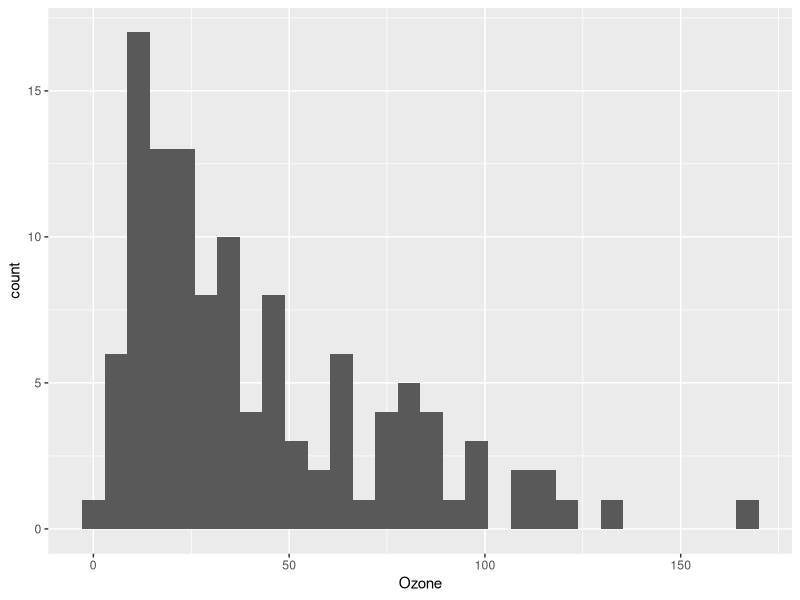
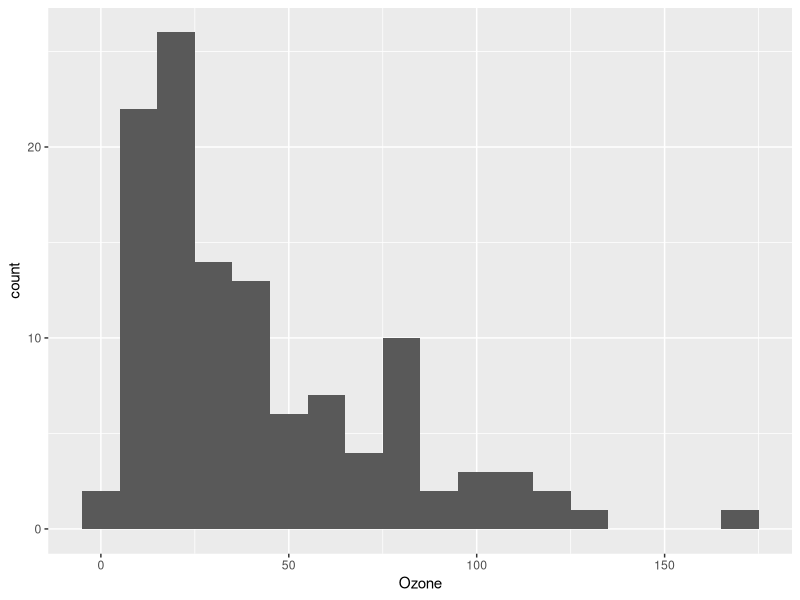
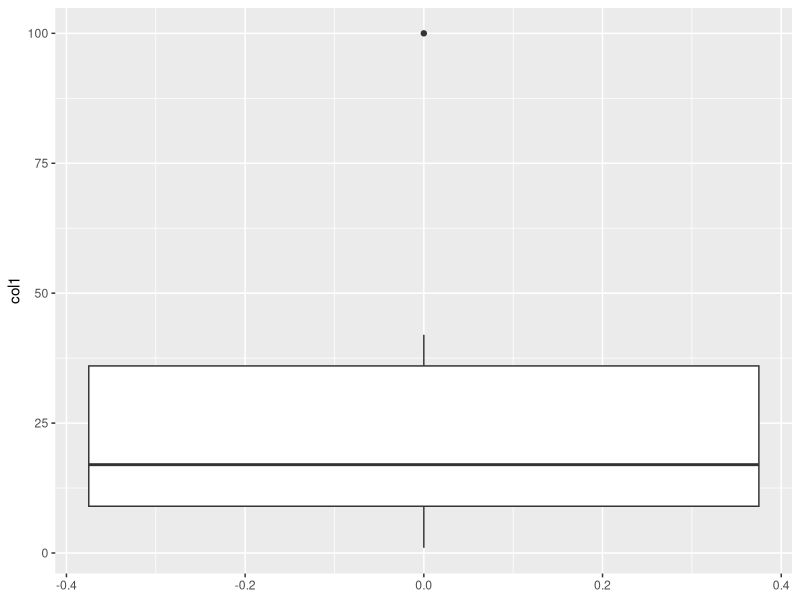
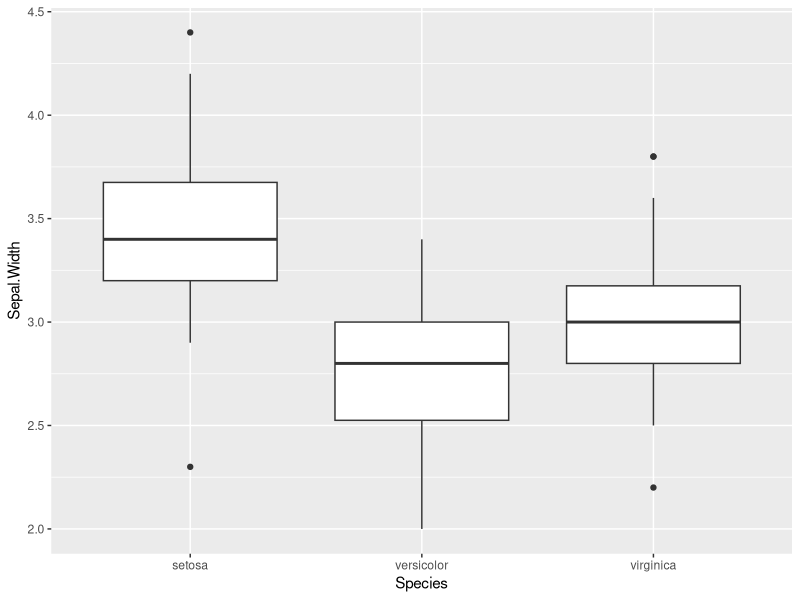
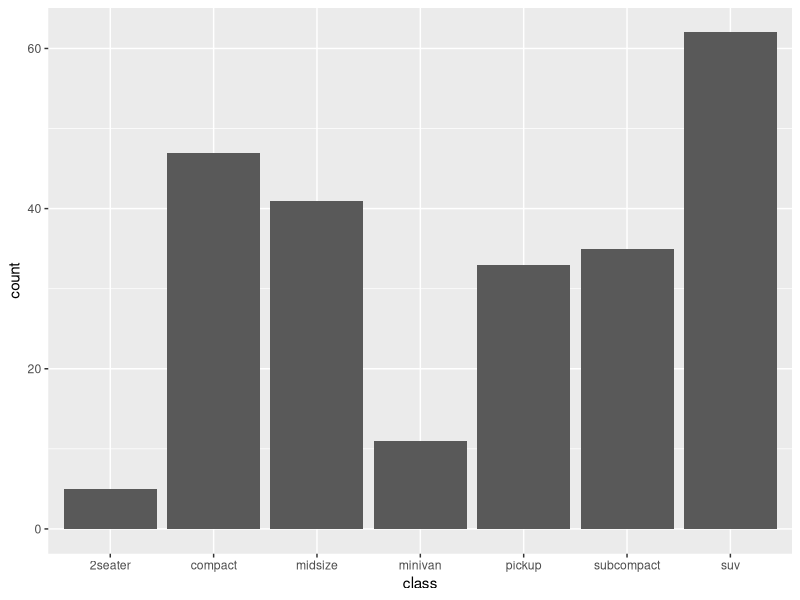
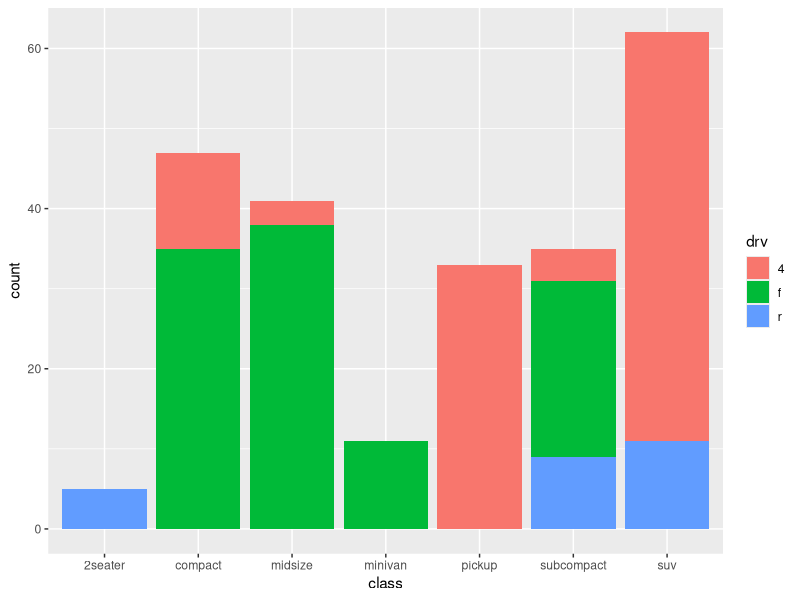
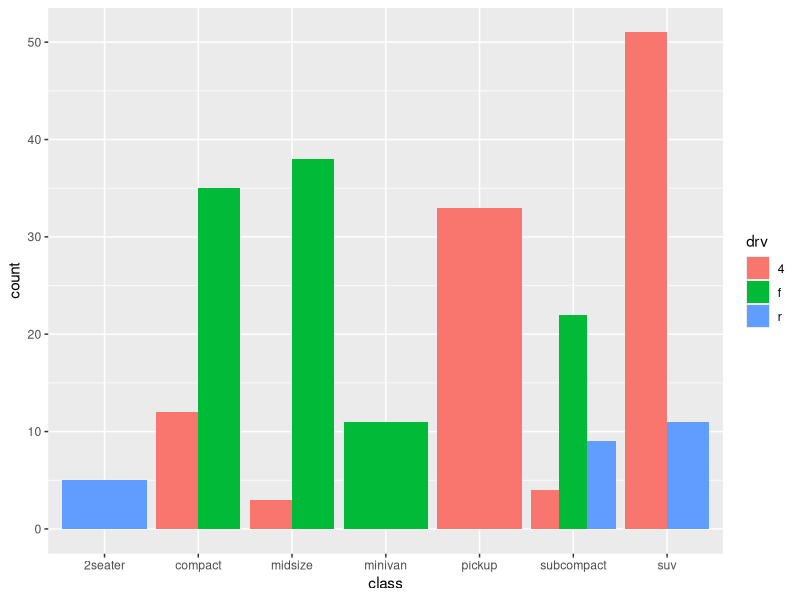
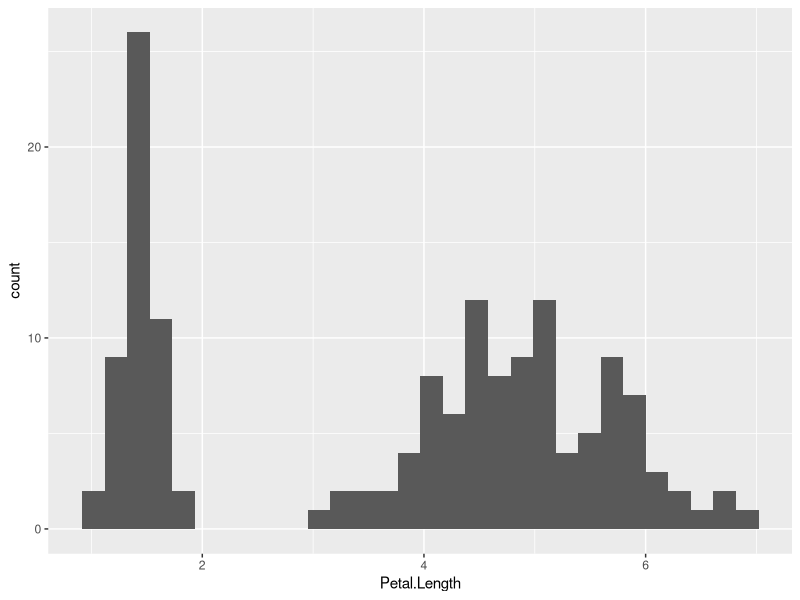

Write the R code that produced these figures, in order.
#=============== Exploratory Analysis ==================
#summary of statistics 
summary(iris)

mydata <- c(10,20,30,NA,50)
mydata

#check if each value is NA 
is.na(mydata)

View(airquality)

#check if there are any N/A in Solar.R
is.na(airquality$Solar.R)

#how many N/A's- works bc true is 1 and false is 0
sum(is.na(airquality$Solar.R))

#mean of solar - there are missing data so it won't find the mean
#philosophy- maybe you have the wrong data so the default is set to FASE
mean(airquality$Solar.R)

#ignore NA's and calculate mean of the data 
mean(airquality$Solar.R, na.rm = TRUE)

#--------histogram for airquality-------
library(ggplot2)
ggplot(data=airquality)+geom_histogram(mapping = aes(x=Ozone))

#can choose own bindwidth
ggplot(data=airquality)+geom_histogram(mapping = aes(x=Ozone), binwidth = 10)

#------box plots--------
x <- c(36,42,100,28,17,12,9,4,1)
sort(x)
median(x)
quantile(x)

IQR(x)
#upper outlier (choose closest value, in this case 42)
36 + 1.5*IQR(x)
#lower outlier (choose closest value, in this case 1) - 100 is the outlier 
9 - 1.5*IQR(x)

#has to be in a data frame 
data.frame(col1=x)
mydata = data.frame(col1=x)

ggplot(data = mydata) + geom_boxplot(mapping = aes(y=col1))

#------- 2 variables at a time ----------
#one numerical and one categorical variables- box plot 
library(ggplot2)
ggplot(data=iris) + geom_boxplot(mapping=aes(y=Sepal.Width, x=Species))

#2 categorial variables- bar graph 
str(mpg)

ggplot(data=mpg)+ geom_bar(mapping = aes(x=class))
ggplot(data=mpg)+ geom_bar(mapping = aes(x=class, fill=drv))

#same as above but not stacked
ggplot(data=mpg)+ geom_bar(mapping = aes(x=class, fill=drv), position = "dodge")


#--------------------------classwork-----------------------------
# how many rows, columns, and variable names
summary(airquality)

nrow(airquality)
ncol(airquality)

colnames(airquality)
names(airquality)
str(airquality)

#----------------------------

#NA's in column Ozone
sum(is.na(airquality))

#----------------------------

#How many NA's in column ozone
sum(is.na(airquality$Ozone))

#----------------------------

#which rows have NA's
which(is.na(airquality$Ozone))

#----------------------------

#Mean of ozone variable (contains NA's)
mean(airquality$Ozone, na.rm = TRUE)

#----------------------------

#Consider the data iris, Create a histogram of Petal.Length 
ggplot(data=iris)+geom_histogram(mapping = aes(x=Petal.Length))

#----------------------------

#Try different values of binwidth
ggplot(data=iris)+geom_histogram(mapping = aes(x=Petal.Length), binwidth = 0.5)
ggplot(data=iris)+geom_histogram(mapping = aes(x=Petal.Length), binwidth = 0.25)
ggplot(data=iris)+geom_histogram(mapping = aes(x=Petal.Length), binwidth = 0.1)
ggplot(data=iris)+geom_histogram(mapping = aes(x=Petal.Length), binwidth = 0.05)

#----------------------------

#Explore the airquality dataset: 	–	How many variables, size of the data, …
colnames(airquality)
ncol(airquality)
nrow(airquality)
ls(airquality)
str(airquality)

#----------------------------

#Summary statistics
summary(airquality)

#----------------------------

#Is there missing data? Which variables are most affected? - in summary
is.na(airquality)
which(is.na(airquality))

#----------------------------

#Visualize each variable individually
ggplot(data = airquality) + geom_boxplot(mapping = aes(y=Ozone))
ggplot(data = airquality) + geom_boxplot(mapping = aes(y=Solar.R))
ggplot(data = airquality) + geom_boxplot(mapping = aes(y=Wind))
ggplot(data = airquality) + geom_boxplot(mapping = aes(y=Temp))
ggplot(data = airquality) + geom_boxplot(mapping = aes(y=Month))
ggplot(data = airquality) + geom_boxplot(mapping = aes(y=Day))

#----------------------------

#which convert into factor - converting data types - coersion - explicit 
as.factor(airquality$Month)
airquality$Month <- as.factor(airquality$Month)
str(airquality)

#----------------------------

#big data - needs more than one computer to load the data - break up into multiple machines

#----------------------------

#in the airquality dataset, convert these variables into factors; month, day 
airquality$Month <- as.factor(airquality$Month)
airquality$Day <- as.factor(airquality$Day)
str(airquality)

#----------------------------
#visualize any 5 pairs of variables of the air quality dataset; choose the appropriate plot for each pair 
#month and day - bar graph 
ggplot(data=airquality)+ geom_bar(mapping = aes(x=Month, fill=Day))

#Temp and month - box plot 
ggplot(data=airquality) + geom_boxplot(mapping=aes(y=Temp, x=Month))

#ozone and temp - scatter plot 
ggplot(data=airquality) + geom_point(mapping=aes(x = Temp, y = Ozone))

#day and solar - box plot
ggplot(data=airquality) + geom_boxplot(mapping=aes(y=Solar.R, x=Month))

#wind and ozone - scatter plot 
ggplot(data=airquality) + geom_point(mapping=aes(x = Wind, y = Ozone))

#-------------------------------------------------------------------------------


